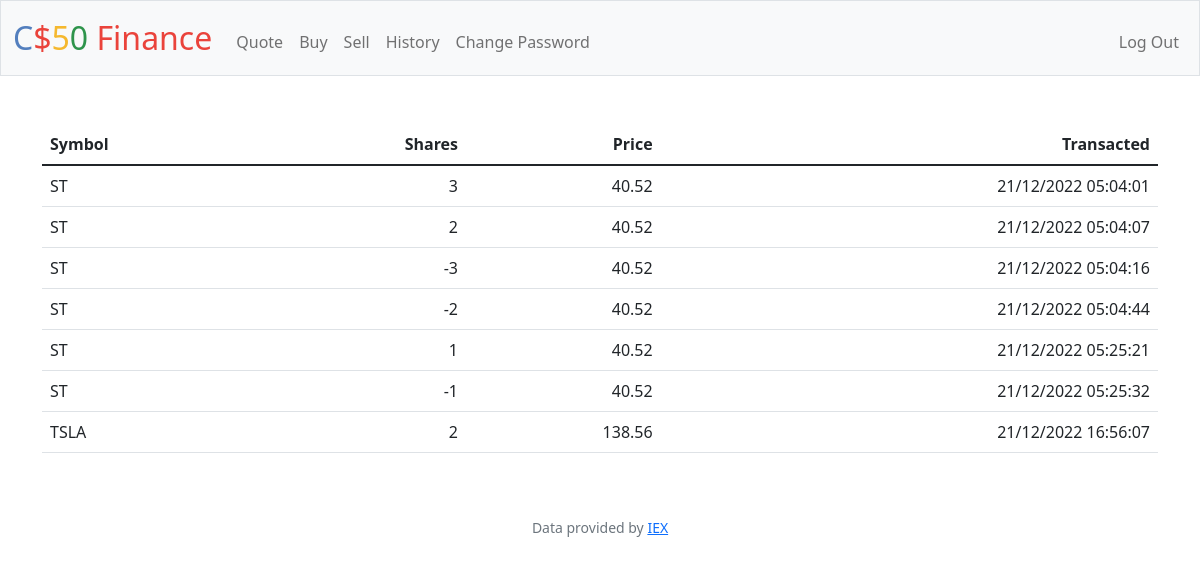
Screenshot of /history (signed in) with the database file from the repository.
### tables this page shows
CREATE TABLE history (user_id INTERGER NOT NULL, symbol TEXT NOT NULL, shares INTERGER NOT NULL, price FLOAT NOT NULL, time TEXT NOT NULL);

### app.py (the view)
@app.route("/history")
@login_required
def history():
    history = db.execute("SELECT * FROM history WHERE user_id = ?", session["user_id"])
    return render_template("history.html", info=history)

### app.py (called while the page is built)
@app.after_request
def after_request(response):
    response.headers["Cache-Control"] = "no-cache, no-store, must-revalidate"
    response.headers["Expires"] = 0
    response.headers["Pragma"] = "no-cache"
    return response

### helpers.py (called while the page is built)
def login_required(f):
    @wraps(f)
    def decorated_function(*args, **kwargs):
        if session.get("user_id") is None:
            return redirect("/login")
        return f(*args, **kwargs)
    return decorated_function

### templates/history.html (shortened to what this page needs)
{% extends "layout.html" %}
{% block main %}
    <table class="table">
        <thead>
            <tr>
                <th class="text-start">Symbol</th>
                <th class="text-end">Shares</th>
                <th class="text-end">Price</th>
                <th class="text-end">Transacted</th>
            </tr>
        </thead>
        <tbody>
            {% for data in info %}
                <tr>
                    <td class="text-start">{{data["symbol"]}}</th>
                    <td class="text-end">{{data["shares"]}}</th>
                    <td class="text-end">{{data["price"]}}</th>
                    <td class="text-end">{{data["time"]}}</th>
                </tr>
            {% endfor %}
        </tbody>
    </table>
{% endblock %}

### templates/layout.html (shortened to what this page needs)
<!DOCTYPE html>
<html lang="en">
    <head>
        <link href="https://cdn.jsdelivr.net/npm/bootstrap@5.1.3/dist/css/bootstrap.min.css" rel="stylesheet">
        <link href="/static/styles.css" rel="stylesheet">
    </head>
    <body>
        <nav class="bg-light border navbar navbar-expand-md navbar-light">
            <div class="container-fluid">
                <a class="navbar-brand" href="/"><span class="blue">C</span><span class="red">$</span><span class="yellow">5</span><span class="green">0</span> <span class="red">Finance</span></a>
                <div class="collapse navbar-collapse" id="navbar">
                    {% if session["user_id"] %}
                        <ul class="navbar-nav me-auto mt-2">
                            <li class="nav-item"><a class="nav-link" href="/quote">Quote</a></li>
                            <li class="nav-item"><a class="nav-link" href="/buy">Buy</a></li>
                            <li class="nav-item"><a class="nav-link" href="/sell">Sell</a></li>
                            <li class="nav-item"><a class="nav-link" href="/history">History</a></li>
                            <li class="nav-item"><a class="nav-link" href="/pchange">Change Password</a></li>
                        </ul>
                        <ul class="navbar-nav ms-auto mt-2">
                            <li class="nav-item"><a class="nav-link" href="/logout">Log Out</a></li>
                        </ul>
                    {% else %}
                        <ul class="navbar-nav ms-auto mt-2">
                            <li class="nav-item"><a class="nav-link" href="/register">Register</a></li>
                            <li class="nav-item"><a class="nav-link" href="/login">Log In</a></li>
                        </ul>
                    {% endif %}
                </div>
            </div>
        </nav>
        <main class="container py-5 text-center">
            {% block main %}{% endblock %}
        </main>
        <footer class="mb-5 small text-center text-muted">
            Data provided by <a href="https://iexcloud.io/">IEX</a>
        </footer>
    </body>
</html>

### static/styles.css (style rules this page uses)
nav .navbar-brand { font-size: xx-large; }
nav .navbar-brand .blue { color: #537fbe; }
nav .navbar-brand .red { color: #ea433b; }
nav .navbar-brand .yellow { color: #f5b82e; }
nav .navbar-brand .green { color: #2e944b; }

### rows the page displays
history: symbol "ST", shares "3", price "40.52", time "21/12/2022 05:04:01"
history: symbol "ST", shares "2", price "40.52", time "21/12/2022 05:04:07"
history: symbol "ST", shares "-3", price "40.52", time "21/12/2022 05:04:16"
history: symbol "ST", shares "-2", price "40.52", time "21/12/2022 05:04:44"
history: symbol "ST", shares "1", price "40.52", time "21/12/2022 05:25:21"
history: symbol "ST", shares "-1", price "40.52", time "21/12/2022 05:25:32"
history: symbol "TSLA", shares "2", price "138.56", time "21/12/2022 16:56:07"
